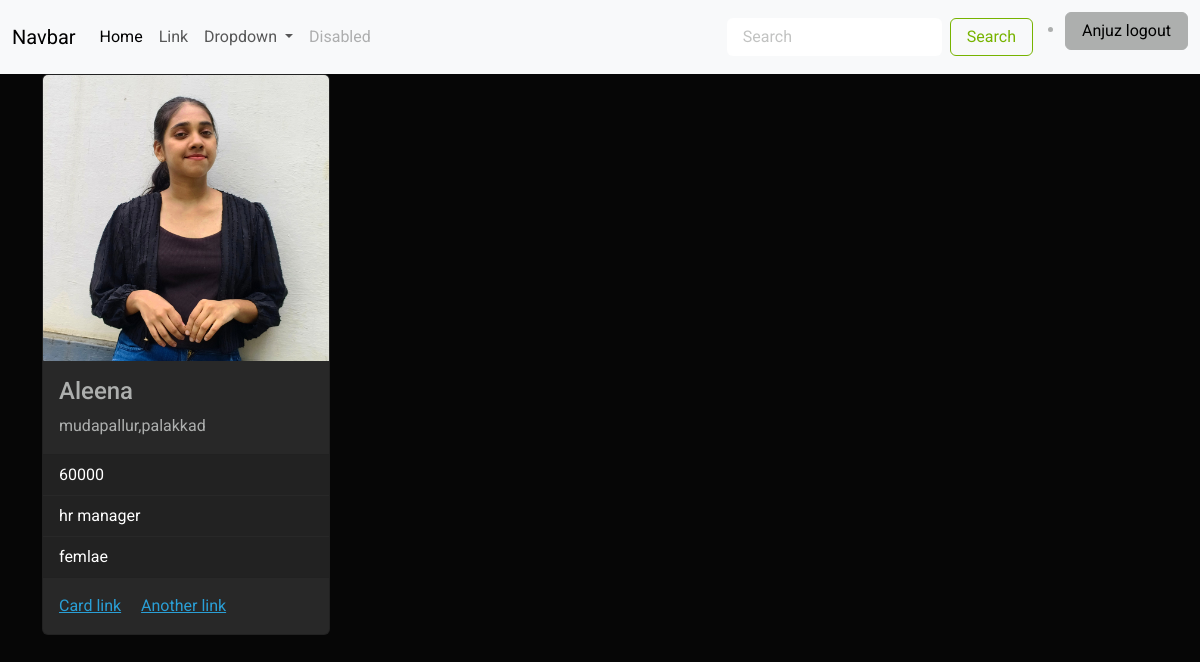
The app's page /employee/3/ (signed in) with its own data.
### crm/models.py (models this page shows, shortened)
class Employee(models.Model):
    name=models.CharField(max_length=200)
    email=models.EmailField(unique=True)
    address=models.TextField()
    department=models.CharField(max_length=200)
    salary=models.PositiveIntegerField()
    date_of_join=models.DateField()
    gender_options=(
        ("male","male"),
        ("femlae","female"),
        ("other","other")
    )
    gender=models.CharField(max_length=200,choices=gender_options,default="male")
    picture=models.ImageField(upload_to="employee_images",null=True,blank=True)

### crm/views.py (the view)
# urls.py: path("employee/<int:pk>/",views.EmployeeDetailView.as_view(),name="employee-detail"),
@method_decorator(signin_required,name="dispatch")
class EmployeeDetailView(View):
    template_name="employee_detail.html"
    def get(self,request,*args,**kwargs):
        id=kwargs.get("pk")
        qs=get_object_or_404(Employee,id=id)
        return render(request,self.template_name,{"data":qs})

### crm/templates/employee_detail.html
{%extends 'base.html'%}
{%block main_block%}
<div class="container">
    <div class="card" style="width: 18rem;">
       {%if data.picture%}
       <img src="{{data.picture.url}}" class="card-img-top" alt="...">
       {%endif%}
        <div class="card-body">
          <h5 class="card-title">{{data.name}}</h5>
          <p class="card-text">{{data.address}}</p>
        </div>
        <ul class="list-group list-group-flush">
          <li class="list-group-item">{{data.salary}}</li>
          <li class="list-group-item">{{data.department}}</li>
          <li class="list-group-item">{{data.gender}}</li>
        </ul>
        <div class="card-body">
          <a href="#" class="card-link">Card link</a>
          <a href="#" class="card-link">Another link</a>
        </div>
      </div>
   </div>
{%endblock%}

### crm/templates/base.html (shortened to what this page needs)
<!DOCTYPE html>
{%load static%}
<html lang="en">
<head>
  <link rel="stylesheet" href="{%static 'css/style.css' %}">
</head>
<body>
  <nav class="navbar navbar-expand-lg bg-body-tertiary">
    <div class="container-fluid">
      <a class="navbar-brand" href="#">Navbar</a>
      <div class="collapse navbar-collapse" id="navbarSupportedContent">
        <ul class="navbar-nav me-auto mb-2 mb-lg-0">
          <li class="nav-item">
            <a class="nav-link active" aria-current="page" href="#">Home</a>
          </li>
          <li class="nav-item">
            <a class="nav-link" href="#">Link</a>
          </li>
          <li class="nav-item dropdown">
            <a class="nav-link dropdown-toggle" href="#" role="button" data-bs-toggle="dropdown" aria-expanded="false">
              Dropdown
            </a>
          </li>
          <li class="nav-item">
            <a class="nav-link disabled" aria-disabled="true">Disabled</a>
          </li>
        </ul>
        <form class="d-flex" role="search">
          <input class="form-control me-2" type="search" placeholder="Search" aria-label="Search">
          <button class="btn btn-outline-success" type="submit">Search</button>
        </form>
        <ul>
          <li class="nav-item mt-1">
            <a href="{%url 'signout'%}" class=" btn btn-dark">{{request.user}} logout</a>
          </li>
        </ul>
      </div>
    </div>
  </nav>
  {%block main_block%}
  {%endblock%}
</body>
</html>

### records on screen
Employee: picture (picture), name "Aleena", address "mudapallur,palakkad", salary "60000", department "hr manager", gender "femlae"

### other values on screen
{{ request.user }} "Anjuz"
